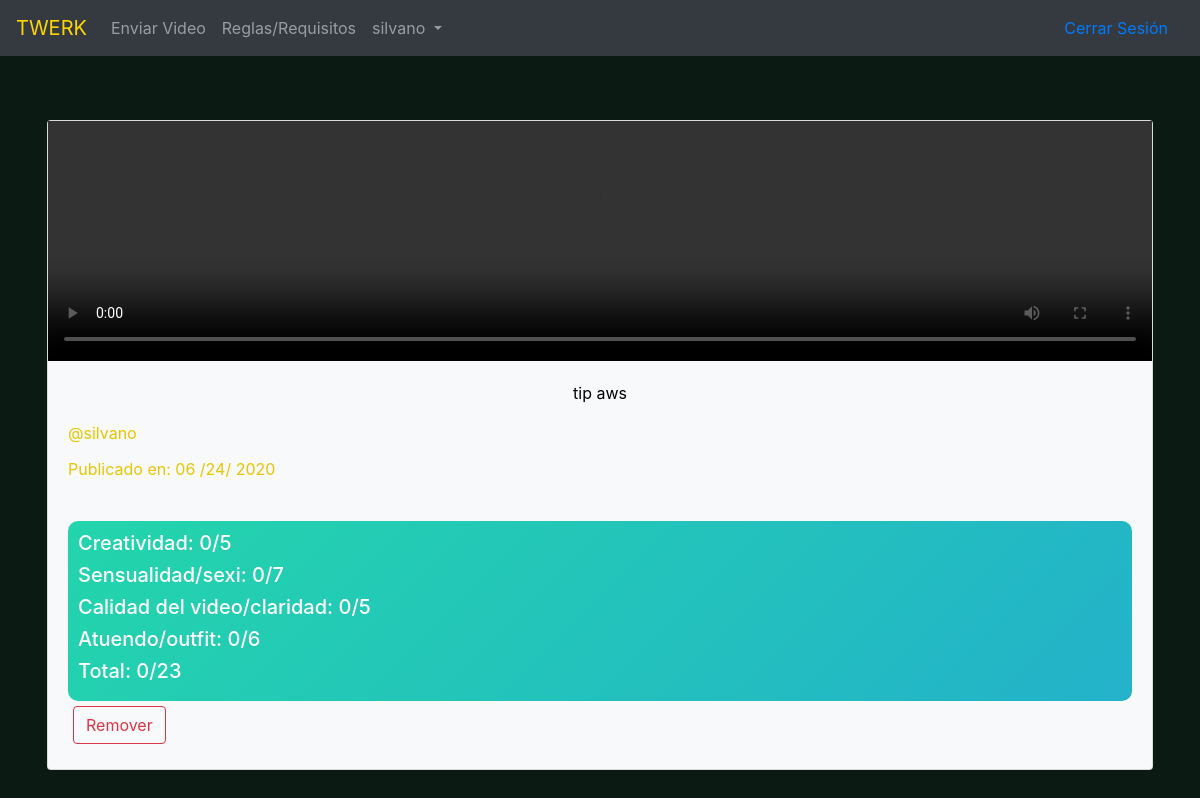
The page /tip/2 (signed in) on the database its author committed.
### tip/models.py (models this page shows, shortened)
class MakeTip(models.Model):
    author = models.ForeignKey(User, related_name='tips', on_delete=models.CASCADE)
    title = models.CharField(max_length=63)
    post_pic = models.FileField(upload_to='media', blank=True, help_text='Selecciona video')
    creativity = models.IntegerField(default=0, null=True)
    sexy = models.IntegerField(default=0, null=True)
    quality = models.IntegerField(default=0, null=True)
    outfit = models.IntegerField(default=0, null=True)
    created_date = models.DateTimeField(default=timezone.now)

### tip/views.py (the view)
# urls.py: url(r'^tip/(?P<pk>\d+)$', views.tip_details, name='tip_detail'),
@login_required
def tip_details(request, pk):
    post = get_object_or_404(MakeTip, pk=pk)
    is_liked = False
    is_down = False
    if DownVoteUserList.objects.filter(user=request.user, post=post.pk):
        is_down = True
    if LikeUserList.objects.filter(user=request.user, post=post.pk):
        is_liked = True
    context = {
        'post': post,
    }
    return render(request, 'tip/tip_detail.html', context)

### tip/templates/tip/tip_detail.html (shortened to what this page needs)
<!DOCTYPE html>
{% extends "main.html" %}
{% block body_block %}
    {% include "tip/_tip.html" %}
{% endblock %}

### templates/main.html (shortened to what this page needs)
<!DOCTYPE html>
{% load static %}
{% load bootstrap4 %}
<html lang="en">
<head>
    <link rel="stylesheet" href="{% static 'css/css_style.css' %}"/>
<link rel="stylesheet" href="https://stackpath.bootstrapcdn.com/bootstrap/4.1.3/css/bootstrap.min.css">
</head>
<body class="main_wrapper_jumbotron">
<nav class="navbar navbar-expand-lg navbar-dark bg-dark">
    {% if user.is_authenticated %}
    <a class="navbar-brand" href="{% url 'tips:list'%}" style="color: gold">
    TWERK
    </a>
        <div class="navbar-collapse collapse" id="collapsingNavbarXs">
            <ul class="navbar-nav mr-auto">
                <li class="nav-item">
                    <a class="nav-link" href="{% url 'tips:create_tip'%}" >Enviar Video</a>
                </li>
                <li class="nav-item">
                    <a class="nav-link" href="{% url 'tips:reglas'%}" >Reglas/Requisitos</a>
                </li>
                <li class="nav-item dropdown">
                    <a class="nav-link dropdown-toggle" href="#" id="navbarDropdown" role="button" data-toggle="dropdown" aria-haspopup="true" aria-expanded="false">
                    {{ request.user }}
                    </a>
                </li>
            </ul>
                    <a class="nav-link" href="{% url 'logout'%}" >Cerrar Sesión</a>
        </div>
    {% else %}
            <a class="nav-link" href="{% url 'login'%}">Iniciar Sesión</a>
            <a class="nav-link" href="{% url 'accounts:registration'%}">Registrarse</a>
    {% endif %}
</nav>
{% block body_block %}
{% endblock %}
</body>
</html>

### tip/templates/tip/_tip.html (shortened to what this page needs)
<!DOCTYPE html>
<div class="jumbotron main_wrapper_jumbotron">
<div class="container">
    <div class="card text-white bg-light mb-3">
    {% if post.post_pic %}
        <video class="embed-responsive embed-responsive-16by9" width="320" height="240" controls>
          <source src="{{ post.post_pic.url }}" type="video/mp4">
        </video>
    {% endif %}
        <div class="card-body">
            <p class="text-center" style="color: black">{{ post.title }}</p>
            <p class="card-title"><a href="{% url 'tips:for_user' username=post.author.username %}" style="color: #e8c600">@{{ post.author.username }}</a></p>
            <p class="card-text" style="color: #e8c600">Publicado en: {{post.created_date|date:"m /d/ Y"}}</p>
            {% if user.is_authenticated and post.author == user %}
                <br>
                    {% if user.is_authenticated and post.author == user %}
                <div class="prize" style="padding: 10px; border-radius: 10px">
                        <h5 id="cr">Creatividad: {{ post.creativity }}/5</h5>
                        <h5 id="sn">Sensualidad/sexi: {{ post.sexy }}/7</h5>
                        <h5 id="cl">Calidad del video/claridad: {{ post.quality }}/5</h5>
                        <h5 id="at">Atuendo/outfit: {{ post.outfit }}/6</h5>
                        <h5>Total: <span id="tt"></span>/23</h5>
                    </div>
                        <a href="{% url 'tips:tip_remove' pk=post.pk%}" class="btn btn-outline-danger" style="margin: 5px">Remover</a>
                    {% endif %}
            {% endif %}
        </div>
    </div>
</div>
</div>

### staticfiles/css/css_style.css (style rules this page uses)
.prize { background: linear-gradient(-45deg, #ee7752, #e73c7e, #23a6d5, #23d5ab); background-size: 400% 400%; animation: gradientx 15s ease infinite; }
.main_wrapper_jumbotron { background-color: #0B1A12 !important; }

### rows shown on the page
MakeTip: title "tip aws", author.username "silvano", created_date "06 /24/ 2020", creativity "0", sexy "0", quality "0", outfit "0"

### other values the page prints
{{ request.user }} "silvano"
